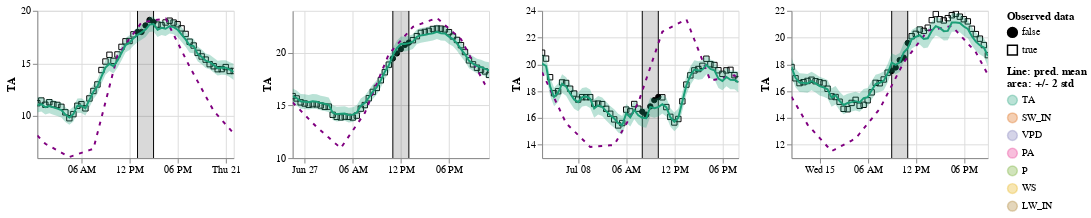

This figure's notebook cell:
### Code cell
with only_gap_ctx(learn_TA, False):
    display(show_results(learn_TA, items=items_TA, hide_no_gap=True, control_map=control_map))
